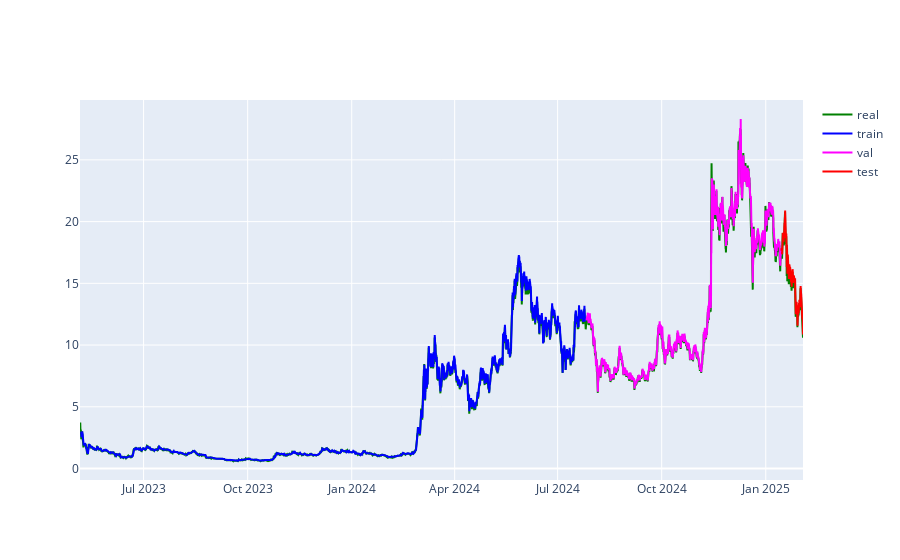

The notebook cell this image was saved under:
### Code cell
train_test = {'train':train_pred,'test':test_pred}

fig = go.Figure()

dates = df_clean['Close time_date']

date_train = dates[25:len(train_pred)]
date_val = dates[len(train_pred)+25:len(train_pred)+len(val_pred)+25]
date_test = dates[len(train_pred)+len(val_pred)+25:]


fig.add_trace(go.Scatter(x=dates
                            ,y=df_clean.closex1M
                            ,mode='lines'
                            ,name='real'
                            ,line = dict(color='green')))

fig.add_trace(go.Scatter(x=date_train
                            ,y=train_pred
                            ,mode='lines'
                            ,name='train'   
                            ,line=dict(color='blue')))

fig.add_trace(go.Scatter(x=date_val
                            ,y=val_pred
                            ,mode='lines'
                            ,name='val'
                            ,line=dict(color='magenta')))

fig.add_trace(go.Scatter(x=date_test
                            ,y=test_pred
                            ,mode='lines'
                            ,name='test'
                            ,line= dict(color='red')))


fig.write_html(model_result_path)
    
fig.show()

### Figure 1 — Plotly figure (JSON) as saved in the notebook; plotly's stock layout.template omitted (floating-point values rounded to 4 significant figures; data arrays with more than 128 entries replaced by an {"elided": "..."} marker saying what was removed)
{"data": [{"line": {"color": "green"}, "mode": "lines", "name": "real", "type": "scatter", "x": {"elided": "15340 str values"}, "y": {"elided": "15340 float values"}}, {"line": {"color": "blue"}, "mode": "lines", "name": "train", "type": "scatter", "x": {"elided": "10696 str values"}, "y": {"elided": "10721 float values"}}, {"line": {"color": "magenta"}, "mode": "lines", "name": "val", "type": "scatter", "x": {"elided": "4135 str values"}, "y": {"elided": "4135 float values"}}, {"line": {"color": "red"}, "mode": "lines", "name": "test", "type": "scatter", "x": {"elided": "459 str values"}, "y": {"elided": "460 float values"}}], "layout": {}}
